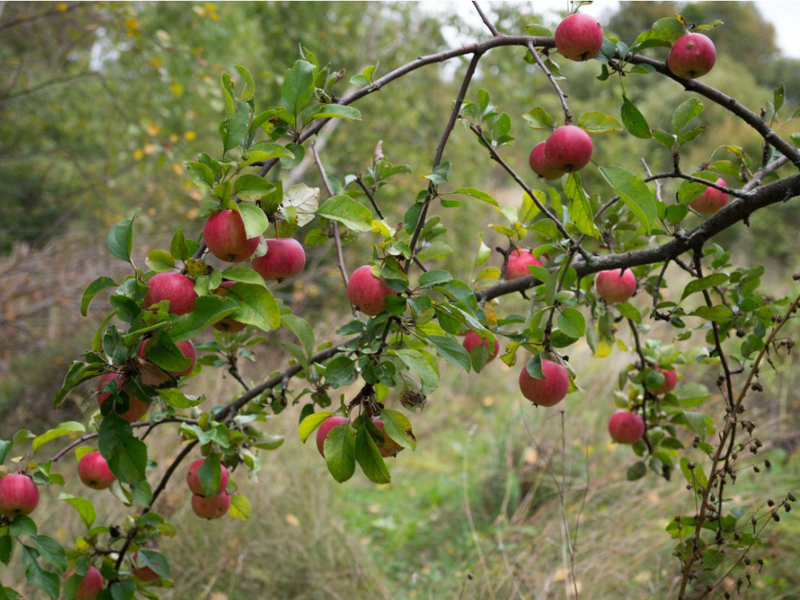
#> input picture lecture files/Kristo/week1/appletree.jpg, 1600 x 1200 px (shown at 1/2 size)
$ python 'Weekly Project.py'
#> lines starting #> are read from the running program, lines starting #| are printed output that depends on the picture; after the words box and inside, x2 and y2 are one past the last pixel; in counts of white or black regions, pixels touching at a corner belong together
#!/usr/bin/env python
# coding: utf-8

# In[1]:


import cv2
import numpy as np
from matplotlib import pyplot as plt


# # Weekly project part 1
#     Using the image "appletree.jpg"
#     A) Can you segment the apples from the tree?
#     B) Can you get the computer to count how many there are?
#         How close can you get there are 26.
#     C) Can you change color of one of them?
#     D) Can you segment the leaves?
#
#

# ## A)

# In[2]:


path = "appletree.jpg"
bgr_img = cv2.imread(path)
#> bgr_img is the input picture: shape (1200, 1600, 3); mean B, G, R 74.3, 117, 116.1

plt.imshow(cv2.cvtColor(bgr_img, cv2.COLOR_BGR2RGB))


# In[3]:


plt.imshow(bgr_img[:,:,-1], cmap="gray")


# Thresholding a single channel won't probably do the job...

# In[8]:


def empty_function(*args):
    pass

def ThresholdTrackbar(img):
    win_name = "ThresholdTrackbar"
    img = img.copy()

    cv2.namedWindow(win_name, cv2.WINDOW_NORMAL)
    cv2.resizeWindow(win_name, 20,4)

    cv2.createTrackbar("threshold_B", win_name, 0, 255, empty_function)
    cv2.createTrackbar("threshold_G", win_name, 0, 255, empty_function)
    cv2.createTrackbar("threshold_R", win_name, 0, 255, empty_function)

    while True:
        th_B = cv2.getTrackbarPos("threshold_B", win_name)
        th_G = cv2.getTrackbarPos("threshold_G", win_name)
        th_R = cv2.getTrackbarPos("threshold_R", win_name)

        img_temp = img.copy()
        (b, g, r) = cv2.split(img_temp)
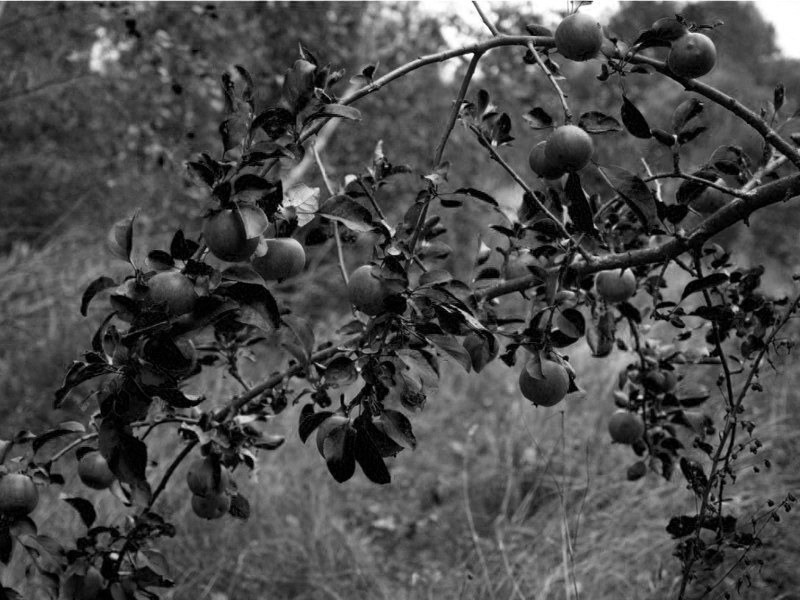
#> b: shape (1200, 1600) (shown at 1/2 size); min 0, max 255, mean 74.3
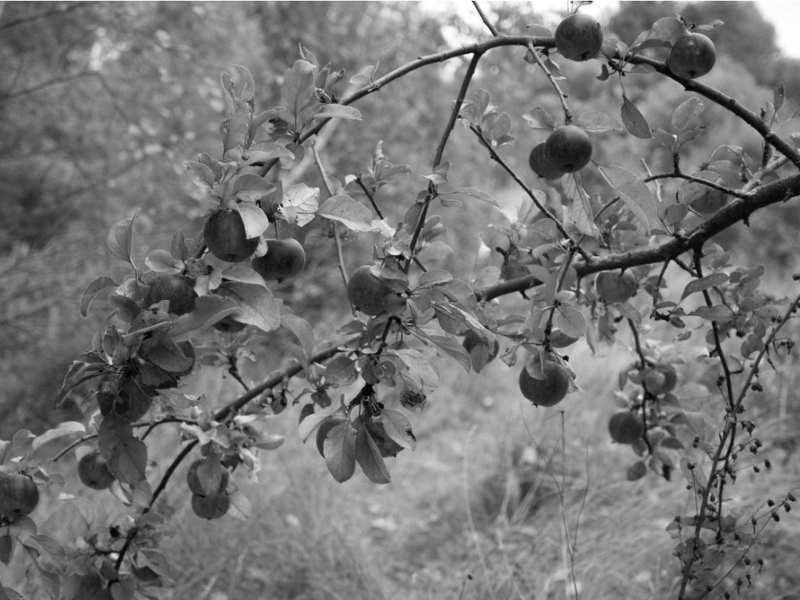
#> g: shape (1200, 1600) (shown at 1/2 size); min 0, max 255, mean 117
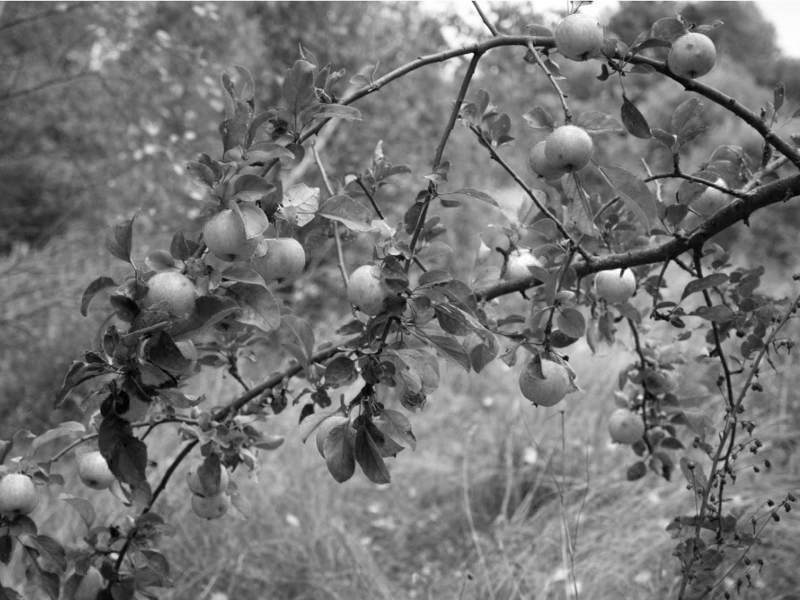
#> r: shape (1200, 1600) (shown at 1/2 size); min 0, max 255, mean 116.1
        thresholded_B = cv2.threshold(b, th_B, 255, cv2.THRESH_BINARY)[1]
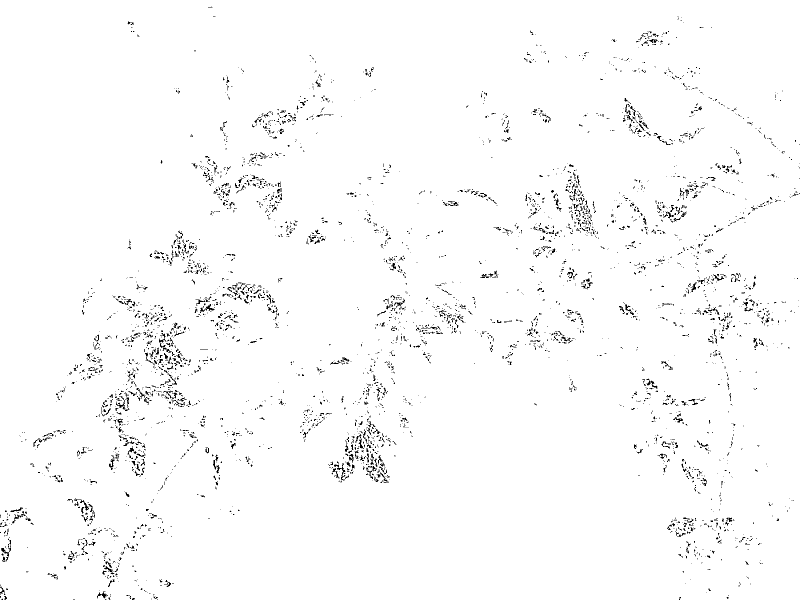
#> thresholded_B: shape (1200, 1600) (shown at 1/2 size); 98.1% white; black in thin lines or dots
        thresholded_G = cv2.threshold(g, th_G, 255, cv2.THRESH_BINARY)[1]
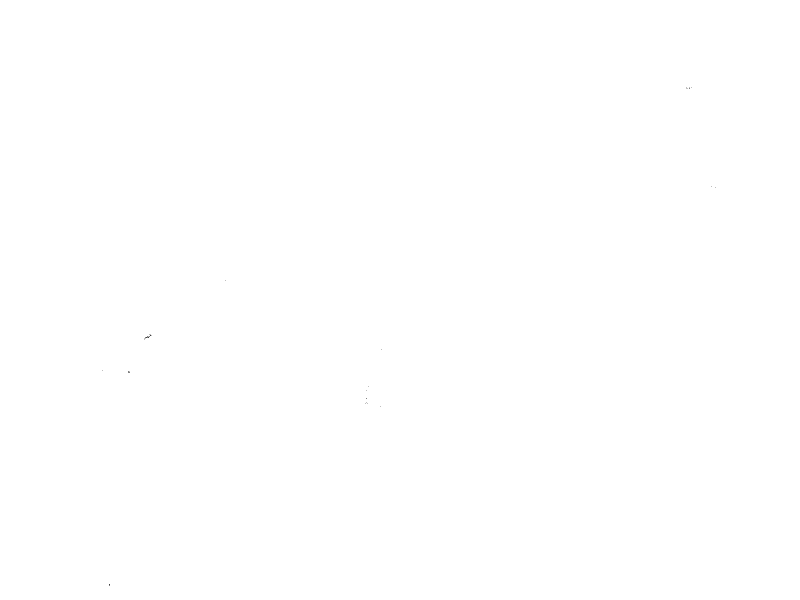
#> thresholded_G: shape (1200, 1600) (shown at 1/2 size); 100% white; black in thin lines or dots, all inside (x1, y1, x2, y2) = (204, 175, 1432, 1172)
        thresholded_R = cv2.threshold(r, th_R, 255, cv2.THRESH_BINARY)[1]
#> thresholded_R: shape (1200, 1600); 100% white; black in thin lines or dots, all inside (x1, y1, x2, y2) = (225, 370, 1596, 1069)
        bgr_thresh = cv2.merge((thresholded_B, thresholded_G, thresholded_R))
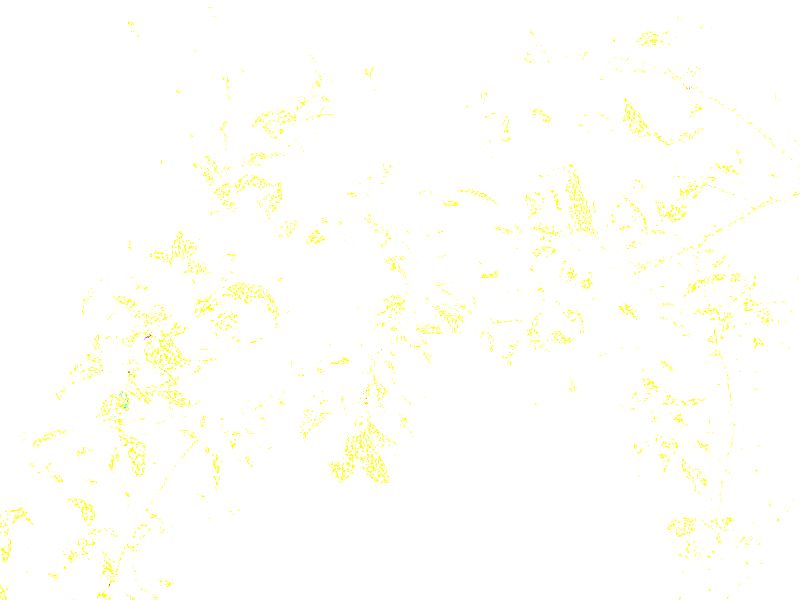
#> bgr_thresh: shape (1200, 1600, 3) (shown at 1/2 size); mean B, G, R 250.1, 255, 255
        cv2.imshow(win_name, bgr_thresh)

        # Code exits "while true loop" by pressing letter 'c'
        key = cv2.waitKey(1) & 0xFF
#> (key Esc is pressed here)
        if key == ord("c"):
            break

    cv2.destroyAllWindows()
    return bgr_thresh


# In[9]:


th = ThresholdTrackbar(bgr_img)
plt.imshow(cv2.cvtColor(th, cv2.COLOR_BGR2RGB))


# # Weekly project part 2
#     A) Remove the greenscreen and replace the background in "itssp.png"?
#     B) Can improve the edge with erroding/dialating?

# In[ ]:
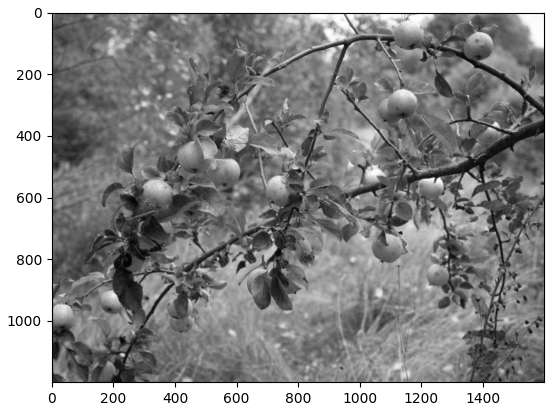
#> figure drawn by matplotlib, 1 panel
